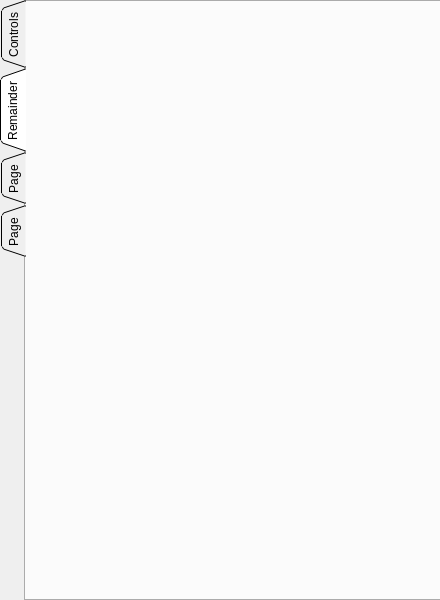
<?xml version="1.0" encoding="UTF-8"?>
<ui version="4.0">
 <class>Dialog</class>
 <widget class="QDialog" name="Dialog">
  <property name="geometry">
   <rect>
    <x>0</x>
    <y>0</y>
    <width>440</width>
    <height>600</height>
   </rect>
  </property>
  <property name="windowTitle">
   <string>Dialog</string>
  </property>
  <widget class="QTabWidget" name="main_tab">
   <property name="geometry">
    <rect>
     <x>0</x>
     <y>0</y>
     <width>441</width>
     <height>601</height>
    </rect>
   </property>
   <property name="tabPosition">
    <enum>QTabWidget::West</enum>
   </property>
   <property name="tabShape">
    <enum>QTabWidget::Triangular</enum>
   </property>
   <property name="currentIndex">
    <number>1</number>
   </property>
   <property name="movable">
    <bool>true</bool>
   </property>
   <widget class="QWidget" name="controls_tab">
    <attribute name="title">
     <string>Controls</string>
    </attribute>
    <attribute name="toolTip">
     <string>Generic Robot Controls (Move Forward, Sit, Stand etc) Window</string>
    </attribute>
   </widget>
   <widget class="QWidget" name="rm_tab">
    <attribute name="title">
     <string>Remainder</string>
    </attribute>
    <attribute name="toolTip">
     <string>Real Time Clock Display Window</string>
    </attribute>
   </widget>
   <widget class="QWidget" name="tab">
    <attribute name="title">
     <string>Page</string>
    </attribute>
   </widget>
   <widget class="QWidget" name="tab_2">
    <attribute name="title">
     <string>Page</string>
    </attribute>
   </widget>
  </widget>
 </widget>
 <resources/>
 <connections/>
</ui>
